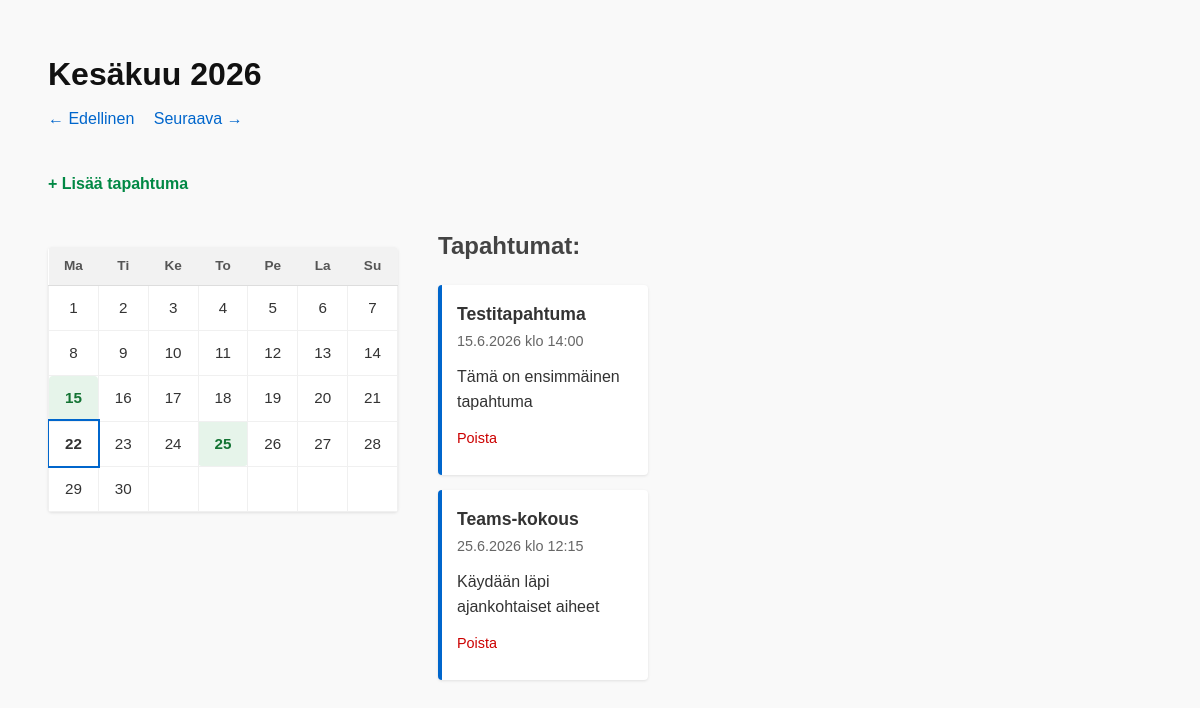
The page / on the database its author committed.
### tables this page shows
CREATE TABLE `events` (
  `id` int(11) NOT NULL,
  `title` varchar(100) NOT NULL,
  `description` text DEFAULT NULL,
  `event_date` date NOT NULL,
  `event_time` time DEFAULT NULL,
  `created_at` timestamp NOT NULL DEFAULT current_timestamp()
);

### index.php (the view, shortened to what this page needs)
<?php
require 'db.php';
$year  = $_GET['year']  ?? date('Y');
$month = $_GET['month'] ?? date('m');
$currentDate = new DateTime("$year-$month-01");
$stmt = $pdo->prepare(
    "SELECT * FROM events
     WHERE YEAR(event_date) = :year AND MONTH(event_date) = :month
     ORDER BY event_date, event_time"
);
$stmt->execute([':year' => $year, ':month' => $month]);
$events = $stmt->fetchAll(PDO::FETCH_ASSOC);
$eventDays = [];
foreach ($events as $e) {
    $dayNum = (int)date('j', strtotime($e['event_date']));
    $eventDays[$dayNum] = true;
}
$kuukaudet = [
    1 => 'Tammikuu', 2 => 'Helmikuu', 3 => 'Maaliskuu', 4 => 'Huhtikuu',
    5 => 'Toukokuu', 6 => 'Kesäkuu', 7 => 'Heinäkuu', 8 => 'Elokuu',
    9 => 'Syyskuu', 10 => 'Lokakuu', 11 => 'Marraskuu', 12 => 'Joulukuu'
];
$kuukauden_nimi = $kuukaudet[(int)$month];
$prevDate = (clone $currentDate)->modify('-1 month');
$prevYear  = $prevDate->format('Y');
$prevMonth = $prevDate->format('m');
$nextDate = (clone $currentDate)->modify('+1 month');
$nextYear  = $nextDate->format('Y');
$nextMonth = $nextDate->format('m');
$daysInMonth = (int)$currentDate->format('t');
$firstDayOfWeek = (int)$currentDate->format('N');
?>
<!DOCTYPE html>
<html lang="fi">
<head>
    <link rel="stylesheet" href="style.css">
</head>
<body>
<div class="main-container">
    <h1><?= $kuukauden_nimi . ' ' . $year ?></h1>
    <div class="nav-links">
        <a href="?year=<?= $prevYear ?>&month=<?= $prevMonth ?>">← Edellinen</a>
        <a href="?year=<?= $nextYear ?>&month=<?= $nextMonth ?>">Seuraava →</a>
    </div>
    <a href="add.php" class="btn-add">+ Lisää tapahtuma</a>
    <div class="calendar-layout">
        <div class="layout-left">
            <table class="mini-calendar">
                <thead>
                    <tr>
                        <th>Ma</th><th>Ti</th><th>Ke</th><th>To</th><th>Pe</th><th>La</th><th>Su</th>
                    </tr>
                </thead>
                <tbody>
                    <tr>
                    <?php
                    $currentDayOfWeek = $firstDayOfWeek;
                    for ($day = 1; $day <= $daysInMonth; $day++) {
                        $hasEventClass = isset($eventDays[$day]) ? 'has-event' : '';
                        $isTodayClass = ($year == date('Y') && $month == date('m') && $day == date('j')) ? 'today' : '';
                        echo "<td class='$hasEventClass $isTodayClass'>$day</td>";
                        if ($currentDayOfWeek == 7) {
                            echo '</tr>';
                            if ($day < $daysInMonth) {
                                echo '<tr>';
                            }
                            $currentDayOfWeek = 1;
                        } else {
                            $currentDayOfWeek++;
                        }
                    }
                    while ($currentDayOfWeek <= 7 && $currentDayOfWeek != 1) {
                        echo '<td></td>';
                        $currentDayOfWeek++;
                    }
                    ?>
                    </tr>
                </tbody>
            </table>
        </div>
        <div class="layout-right">
            <?php if ($events): ?>
                <h2>Tapahtumat:</h2>
                <?php foreach ($events as $e): ?>
                    <div class="event">
                        <strong><?= htmlspecialchars($e['title']) ?></strong>
                        <span><?= (new DateTime($e['event_date']))->format('j.n.Y') ?> klo <?= (new DateTime($e['event_time']))->format('H:i') ?></span>
                        <p><?= htmlspecialchars($e['description']) ?></p>
                        <a href="delete.php?id=<?= $e['id'] ?>" class="btn-delete">Poista</a>
                    </div>
                <?php endforeach; ?>
            <?php else: ?>
                <p class="no-events">Ei tapahtumia tässä kuussa.</p>
            <?php endif; ?>
        </div>
    </div>
</div>
</body>
</html>

### style.css (style rules this page uses)
body { font-family: Arial, sans-serif; line-height: 1.6; color: #333; background-color: #f9f9f9; padding: 20px 20px 20px 40px; max-width: 600px; }
h1 { color: #111; margin-bottom: 5px; }
h2 { color: #444; margin-top: 30px; border-bottom: 20px; }
a { color: #0066cc; text-decoration: none; display: inline-block; margin-right: 15px; margin-bottom: 10px; }
a[href="add.php"] { font-weight: bold; color: #008844; margin-top: 15px; }
a[href^="delete.php"] { color: #cc0000; font-size: 0.9em; }
.event { background-color: #ffffff; padding: 15px; margin-bottom: 15px; border-left: 4px solid #0066cc; border-radius: 4px; box-shadow: 0 1px 3px rgba(0,0,0,0.1); }
.event strong { display: block; font-size: 1.1em; }
.event span { color: #666; font-size: 0.9em; }
.event p { margin: 10px 0; }
.main-container { max-width: 600px; }
.nav-links { margin-bottom: 15px; }
.mini-calendar { width: 100%; max-width: 350px; border-collapse: collapse; margin: 20px 0; background-color: #ffffff; box-shadow: 0 1px 3px rgba(0,0,0,0.1); border-radius: 4px; overflow: hidden; }
.mini-calendar th { background-color: #f2f2f2; color: #555; font-size: 0.85em; padding: 8px 4px; text-align: center; font-weight: bold; border-bottom: 1px solid #ddd; }
.mini-calendar td { width: 14.28%; text-align: center; padding: 10px 0; font-size: 0.95em; color: #333; border: 1px solid #f0f0f0; }
.mini-calendar td.has-event { background-color: #e6f4ea; color: #137333; font-weight: bold; border-radius: 4px; }
.mini-calendar td.today { outline: 2px solid #0066cc; font-weight: bold; }
.btn-add { font-weight: bold; color: #008844 !important; }
.btn-delete { color: #cc0000 !important; font-size: 0.9em; }
.main-container { max-width: 900px; }
.calendar-layout { display: flex; gap: 40px; align-items: flex-start; margin-top: 20px; }
.layout-left { flex: 0 0 350px; }
.layout-right { flex: 1; }
.layout-right h2 { margin-top: 0; }

### rows shown on the page
events: title "Testitapahtuma", event_date "15.6.2026", event_time "14:00", description "Tämä on ensimmäinen tapahtuma"
events: title "Teams-kokous", event_date "25.6.2026", event_time "12:15", description "Käydään läpi ajankohtaiset aiheet"

### other values the page prints
$kuukauden_nimi "Kesäkuu"
$year "2026"
